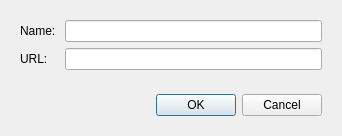
<?xml version="1.0" encoding="UTF-8"?>
<ui version="4.0">
 <class>AddObjectDialog</class>
 <widget class="QDialog" name="AddObjectDialog">
  <property name="geometry">
   <rect>
    <x>0</x>
    <y>0</y>
    <width>342</width>
    <height>134</height>
   </rect>
  </property>
  <property name="windowTitle">
   <string>Dialog</string>
  </property>
  <layout class="QVBoxLayout" name="verticalLayout">
   <item>
    <widget class="QWidget" name="formContainer" native="true">
     <layout class="QFormLayout" name="formLayout">
      <item row="0" column="0">
       <widget class="QLabel" name="nameLabel">
        <property name="text">
         <string>Name: </string>
        </property>
       </widget>
      </item>
      <item row="0" column="1">
       <widget class="QLineEdit" name="nameEdit"/>
      </item>
      <item row="1" column="0">
       <widget class="QLabel" name="urlLabel">
        <property name="text">
         <string>URL: </string>
        </property>
       </widget>
      </item>
      <item row="1" column="1">
       <widget class="QLineEdit" name="urlEdit"/>
      </item>
     </layout>
    </widget>
   </item>
   <item>
    <widget class="QWidget" name="buttonBar" native="true">
     <property name="sizePolicy">
      <sizepolicy hsizetype="Expanding" vsizetype="Fixed">
       <horstretch>0</horstretch>
       <verstretch>0</verstretch>
      </sizepolicy>
     </property>
     <layout class="QHBoxLayout" name="horizontalLayout_2">
      <item>
       <spacer name="horizontalSpacer">
        <property name="orientation">
         <enum>Qt::Horizontal</enum>
        </property>
        <property name="sizeHint" stdset="0">
         <size>
          <width>40</width>
          <height>20</height>
         </size>
        </property>
       </spacer>
      </item>
      <item>
       <widget class="QPushButton" name="okButton">
        <property name="text">
         <string>OK</string>
        </property>
       </widget>
      </item>
      <item>
       <widget class="QPushButton" name="cancelButton">
        <property name="text">
         <string>Cancel</string>
        </property>
       </widget>
      </item>
     </layout>
    </widget>
   </item>
  </layout>
 </widget>
 <resources/>
 <connections>
  <connection>
   <sender>okButton</sender>
   <signal>clicked()</signal>
   <receiver>AddObjectDialog</receiver>
   <slot>onOkClick()</slot>
   <hints>
    <hint type="sourcelabel">
     <x>205</x>
     <y>104</y>
    </hint>
    <hint type="destinationlabel">
     <x>170</x>
     <y>66</y>
    </hint>
   </hints>
  </connection>
  <connection>
   <sender>cancelButton</sender>
   <signal>clicked()</signal>
   <receiver>AddObjectDialog</receiver>
   <slot>onCancelClick()</slot>
   <hints>
    <hint type="sourcelabel">
     <x>286</x>
     <y>104</y>
    </hint>
    <hint type="destinationlabel">
     <x>170</x>
     <y>66</y>
    </hint>
   </hints>
  </connection>
 </connections>
 <slots>
  <slot>onOkClick()</slot>
  <slot>onCancelClick()</slot>
 </slots>
</ui>
